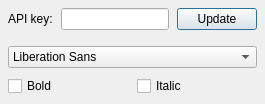
<?xml version="1.0" encoding="UTF-8"?>
<ui version="4.0">
 <class>Settings</class>
 <widget class="QDialog" name="Settings">
  <property name="windowModality">
   <enum>Qt::ApplicationModal</enum>
  </property>
  <property name="geometry">
   <rect>
    <x>0</x>
    <y>0</y>
    <width>320</width>
    <height>109</height>
   </rect>
  </property>
  <property name="windowTitle">
   <string>WaniKani</string>
  </property>
  <property name="windowIcon">
   <iconset resource="../res/resources.qrc">
    <normaloff>:/icon</normaloff>:/icon</iconset>
  </property>
  <layout class="QVBoxLayout" name="layout">
   <property name="spacing">
    <number>8</number>
   </property>
   <property name="sizeConstraint">
    <enum>QLayout::SetFixedSize</enum>
   </property>
   <property name="leftMargin">
    <number>0</number>
   </property>
   <property name="topMargin">
    <number>8</number>
   </property>
   <property name="rightMargin">
    <number>0</number>
   </property>
   <property name="bottomMargin">
    <number>8</number>
   </property>
   <item>
    <layout class="QVBoxLayout" name="apiKeyVerticalLayout">
     <property name="leftMargin">
      <number>8</number>
     </property>
     <property name="rightMargin">
      <number>8</number>
     </property>
     <item>
      <layout class="QHBoxLayout" name="apiKeyHorizontalLayout">
       <item>
        <widget class="QLabel" name="apiKeyLabel">
         <property name="text">
          <string>API key:</string>
         </property>
        </widget>
       </item>
       <item>
        <widget class="QLineEdit" name="apiKeyValue"/>
       </item>
       <item>
        <widget class="QPushButton" name="updateButton">
         <property name="text">
          <string>Update</string>
         </property>
        </widget>
       </item>
      </layout>
     </item>
    </layout>
   </item>
   <item>
    <widget class="Line" name="line"/>
   </item>
   <item>
    <layout class="QVBoxLayout" name="verticalLayout">
     <property name="leftMargin">
      <number>8</number>
     </property>
     <property name="rightMargin">
      <number>8</number>
     </property>
     <item>
      <widget class="QFontComboBox" name="fontComboBox">
       <property name="editable">
        <bool>false</bool>
       </property>
       <property name="writingSystem">
        <enum>QFontDatabase::Japanese</enum>
       </property>
      </widget>
     </item>
     <item>
      <layout class="QHBoxLayout" name="horizontalLayout">
       <item>
        <widget class="QCheckBox" name="boldFontCheckBox">
         <property name="text">
          <string>Bold</string>
         </property>
        </widget>
       </item>
       <item>
        <widget class="QCheckBox" name="italicFontCheckBox">
         <property name="text">
          <string>Italic</string>
         </property>
        </widget>
       </item>
      </layout>
     </item>
    </layout>
   </item>
  </layout>
 </widget>
 <resources>
  <include location="../res/resources.qrc"/>
 </resources>
 <connections/>
</ui>
